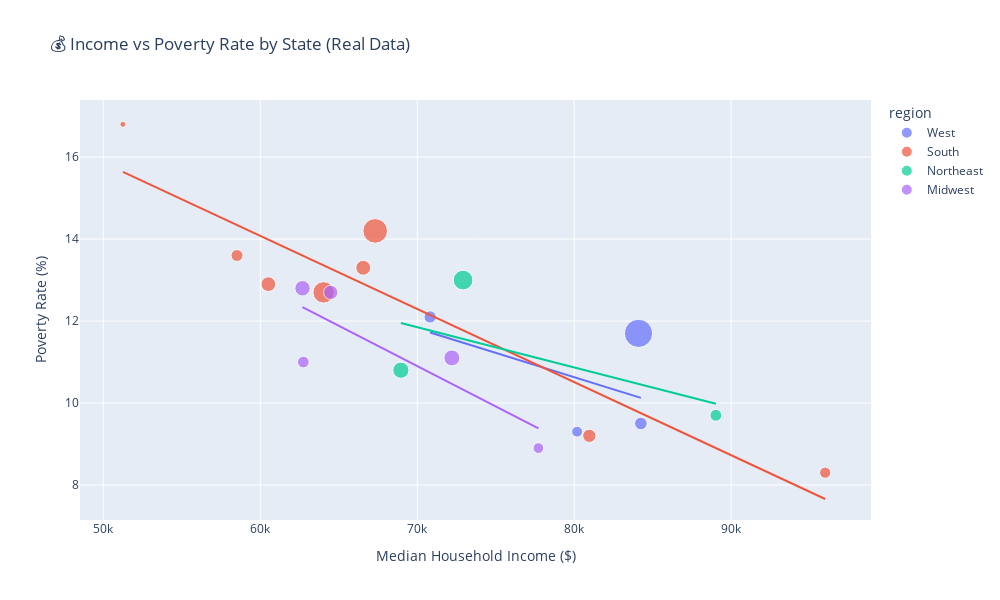
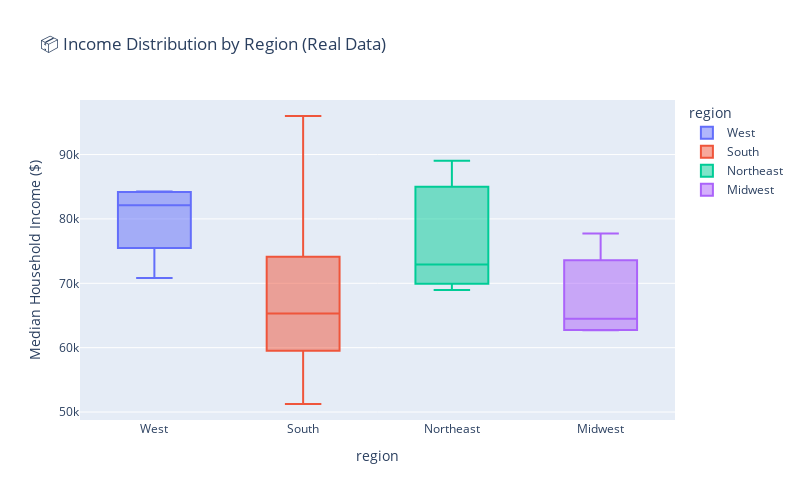

Here is the notebook cell these charts were saved with, in order:
### Code cell
# 
# 4. INCOME VS POVERTY CORRELATION ANALYSIS
# 

print(" Analyzing income-poverty relationship...")

# Income vs Poverty Scatter Plot (use county or state data)
if len(df) > 50:  # County-level data
    plot_data = df.sample(n=min(500, len(df)), random_state=42)  # Sample for readability
    size_col = 'population'
    title_suffix = "by County/Area"
else:  # State-level data
    plot_data = df
    size_col = 'population'
    title_suffix = "by State"

fig3 = px.scatter(
    plot_data,
    x='median_income',
    y='poverty_rate', 
    color='region',
    size=size_col,
    hover_name='county_name' if 'county_name' in df.columns else 'state',
    title=f' Income vs Poverty Rate {title_suffix} (Real Data)',
    labels={
        'median_income': 'Median Household Income ($)',
        'poverty_rate': 'Poverty Rate (%)'
    },
    trendline='ols'
)

fig3.update_layout(width=1000, height=600)
fig3.show()

# Calculate correlation
correlation = df['median_income'].corr(df['poverty_rate'])
print(f" Income-Poverty Correlation: {correlation:.3f}")

# Regional comparison
regional_stats = df.groupby('region').agg({
    'median_income': ['mean', 'std'],
    'poverty_rate': ['mean', 'std']
}).round(1)

print("\n Regional Economic Summary:")
print(regional_stats)

# Box plot by region
fig4 = px.box(
    df,
    x='region',
    y='median_income',
    color='region',
    title=' Income Distribution by Region (Real Data)', 
    labels={'median_income': 'Median Household Income ($)'}
)
fig4.update_layout(width=800, height=500)
fig4.show()

print("Real data correlation analysis completed")

### Figure 1 — Plotly figure (JSON) as saved in the notebook; plotly's stock layout.template omitted (floating-point values rounded to 4 significant figures)
{"data": [{"hovertemplate": "<b>%{hovertext}</b><br><br>region=West<br>Median Household Income ($)=%{x}<br>Poverty Rate (%)=%{y}<br>population=%{marker.size}<extra></extra>", "hovertext": ["CA State", "WA State", "AZ State", "CO State"], "legendgroup": "West", "marker": {"color": "#636efa", "size": [39538223, 7785786, 7431344, 5839926], "sizemode": "area", "sizeref": 98850.0, "symbol": "circle"}, "mode": "markers", "name": "West", "orientation": "v", "showlegend": true, "type": "scatter", "x": [84097, 84247, 70821, 80184], "xaxis": "x", "y": [11.7, 9.5, 12.1, 9.3], "yaxis": "y"}, {"hovertemplate": "<b>OLS trendline</b><br>poverty_rate = -0.00011882 * median_income + 20.1363<br>R<sup>2</sup>=0.264589<br><br>region=West<br>Median Household Income ($)=%{x}<br>Poverty Rate (%)=%{y} <b>(trend)</b><extra></extra>", "legendgroup": "West", "marker": {"color": "#636efa", "symbol": "circle"}, "mode": "lines", "name": "West", "showlegend": false, "type": "scatter", "x": [70821, 80184, 84097, 84247], "xaxis": "x", "y": [11.72, 10.61, 10.14, 10.13], "yaxis": "y"}, {"hovertemplate": "<b>%{hovertext}</b><br><br>region=South<br>Median Household Income ($)=%{x}<br>Poverty Rate (%)=%{y}<br>population=%{marker.size}<extra></extra>", "hovertext": ["TX State", "FL State", "GA State", "NC State", "VA State", "WV State", "TN State", "MD State"], "legendgroup": "South", "marker": {"color": "#EF553B", "size": [29945493, 22610726, 10912876, 10698973, 8715698, 1775156, 7051339, 6164660], "sizemode": "area", "sizeref": 98850.0, "symbol": "circle"}, "mode": "markers", "name": "South", "orientation": "v", "showlegend": true, "type": "scatter", "x": [67321, 64034, 66559, 60516, 80963, 51248, 58516, 95991], "xaxis": "x", "y": [14.2, 12.7, 13.3, 12.9, 9.2, 16.8, 13.6, 8.3], "yaxis": "y"}, {"hovertemplate": "<b>OLS trendline</b><br>poverty_rate = -0.000178369 * median_income + 24.7797<br>R<sup>2</sup>=0.856983<br><br>region=South<br>Median Household Income ($)=%{x}<br>Poverty Rate (%)=%{y} <b>(trend)</b><extra></extra>", "legendgroup": "South", "marker": {"color": "#EF553B", "symbol": "circle"}, "mode": "lines", "name": "South", "showlegend": false, "type": "scatter", "x": [51248, 58516, 60516, 64034, 66559, 67321, 80963, 95991], "xaxis": "x", "y": [15.64, 14.34, 13.99, 13.36, 12.91, 12.77, 10.34, 7.658], "yaxis": "y"}, {"hovertemplate": "<b>%{hovertext}</b><br><br>region=Northeast<br>Median Household Income ($)=%{x}<br>Poverty Rate (%)=%{y}<br>population=%{marker.size}<extra></extra>", "hovertext": ["NY State", "PA State", "MA State"], "legendgroup": "Northeast", "marker": {"color": "#00cc96", "size": [19336776, 12972008, 6981974], "sizemode": "area", "sizeref": 98850.0, "symbol": "circle"}, "mode": "markers", "name": "Northeast", "orientation": "v", "showlegend": true, "type": "scatter", "x": [72920, 68957, 89026], "xaxis": "x", "y": [13.0, 10.8, 9.7], "yaxis": "y"}, {"hovertemplate": "<b>OLS trendline</b><br>poverty_rate = -9.81114e-05 * median_income + 18.7181<br>R<sup>2</sup>=0.385189<br><br>region=Northeast<br>Median Household Income ($)=%{x}<br>Poverty Rate (%)=%{y} <b>(trend)</b><extra></extra>", "legendgroup": "Northeast", "marker": {"color": "#00cc96", "symbol": "circle"}, "mode": "lines", "name": "Northeast", "showlegend": false, "type": "scatter", "x": [68957, 72920, 89026], "xaxis": "x", "y": [11.95, 11.56, 9.984], "yaxis": "y"}, {"hovertemplate": "<b>%{hovertext}</b><br><br>region=Midwest<br>Median Household Income ($)=%{x}<br>Poverty Rate (%)=%{y}<br>population=%{marker.size}<extra></extra>", "hovertext": ["IL State", "OH State", "MI State", "IN State", "MN State"], "legendgroup": "Midwest", "marker": {"color": "#ab63fa", "size": [12587014, 11780017, 10037261, 6805985, 5742363], "sizemode": "area", "sizeref": 98850.0, "symbol": "circle"}, "mode": "markers", "name": "Midwest", "orientation": "v", "showlegend": true, "type": "scatter", "x": [72205, 62689, 64488, 62743, 77720], "xaxis": "x", "y": [11.1, 12.8, 12.7, 11.0, 8.9], "yaxis": "y"}, {"hovertemplate": "<b>OLS trendline</b><br>poverty_rate = -0.000196721 * median_income + 24.6709<br>R<sup>2</sup>=0.690962<br><br>region=Midwest<br>Median Household Income ($)=%{x}<br>Poverty Rate (%)=%{y} <b>(trend)</b><extra></extra>", "legendgroup": "Midwest", "marker": {"color": "#ab63fa", "symbol": "circle"}, "mode": "lines", "name": "Midwest", "showlegend": false, "type": "scatter", "x": [62689, 62743, 64488, 72205, 77720], "xaxis": "x", "y": [12.34, 12.33, 11.98, 10.47, 9.382], "yaxis": "y"}], "layout": {"height": 600, "legend": {"itemsizing": "constant", "title": {"text": "region"}, "tracegroupgap": 0}, "title": {"text": "💰 Income vs Poverty Rate by State (Real Data)"}, "width": 1000, "xaxis": {"anchor": "y", "domain": [0, 1], "title": {"text": "Median Household Income ($)"}}, "yaxis": {"anchor": "x", "domain": [0, 1], "title": {"text": "Poverty Rate (%)"}}}}

### Figure 2 — Plotly figure (JSON) as saved in the notebook; plotly's stock layout.template omitted (floating-point values rounded to 4 significant figures)
{"data": [{"alignmentgroup": "True", "hovertemplate": "region=%{x}<br>Median Household Income ($)=%{y}<extra></extra>", "legendgroup": "West", "marker": {"color": "#636efa"}, "name": "West", "notched": false, "offsetgroup": "West", "orientation": "v", "showlegend": true, "type": "box", "x": ["West", "West", "West", "West"], "x0": " ", "xaxis": "x", "y": [84097, 84247, 70821, 80184], "y0": " ", "yaxis": "y"}, {"alignmentgroup": "True", "hovertemplate": "region=%{x}<br>Median Household Income ($)=%{y}<extra></extra>", "legendgroup": "South", "marker": {"color": "#EF553B"}, "name": "South", "notched": false, "offsetgroup": "South", "orientation": "v", "showlegend": true, "type": "box", "x": ["South", "South", "South", "South", "South", "South", "South", "South"], "x0": " ", "xaxis": "x", "y": [67321, 64034, 66559, 60516, 80963, 51248, 58516, 95991], "y0": " ", "yaxis": "y"}, {"alignmentgroup": "True", "hovertemplate": "region=%{x}<br>Median Household Income ($)=%{y}<extra></extra>", "legendgroup": "Northeast", "marker": {"color": "#00cc96"}, "name": "Northeast", "notched": false, "offsetgroup": "Northeast", "orientation": "v", "showlegend": true, "type": "box", "x": ["Northeast", "Northeast", "Northeast"], "x0": " ", "xaxis": "x", "y": [72920, 68957, 89026], "y0": " ", "yaxis": "y"}, {"alignmentgroup": "True", "hovertemplate": "region=%{x}<br>Median Household Income ($)=%{y}<extra></extra>", "legendgroup": "Midwest", "marker": {"color": "#ab63fa"}, "name": "Midwest", "notched": false, "offsetgroup": "Midwest", "orientation": "v", "showlegend": true, "type": "box", "x": ["Midwest", "Midwest", "Midwest", "Midwest", "Midwest"], "x0": " ", "xaxis": "x", "y": [72205, 62689, 64488, 62743, 77720], "y0": " ", "yaxis": "y"}], "layout": {"boxmode": "overlay", "height": 500, "legend": {"title": {"text": "region"}, "tracegroupgap": 0}, "title": {"text": "📦 Income Distribution by Region (Real Data)"}, "width": 800, "xaxis": {"anchor": "y", "categoryarray": ["West", "South", "Northeast", "Midwest"], "categoryorder": "array", "domain": [0, 1], "title": {"text": "region"}}, "yaxis": {"anchor": "x", "domain": [0, 1], "title": {"text": "Median Household Income ($)"}}}}
